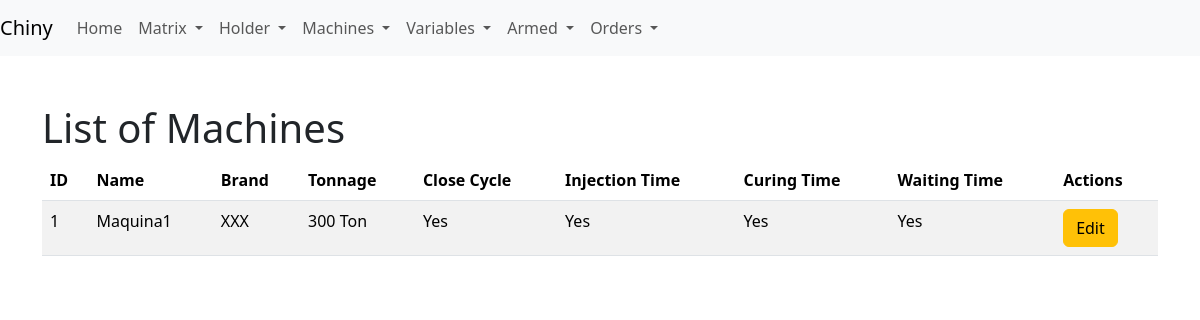
The page /list_machines on the database its author committed.
### app/models.py (models this page shows)
class Machine(db.Model):
    __tablename__ = 'machine'
    id = db.Column(db.Integer, primary_key=True)
    name = db.Column(db.String(30), unique=True)
    brand_machine = db.Column(db.String(119), nullable=False)
    ton = db.Column(db.Integer, nullable=False)
    has_close_cycle = db.Column(db.Boolean, default=False)
    has_injection_time = db.Column(db.Boolean, default=False)
    has_curing_time = db.Column(db.Boolean, default=False)
    has_waiting_time = db.Column(db.Boolean, default=False)
    productions = db.relationship('Production', backref='machine', lazy=True)  # backref 'machine'

### app/routes.py (the view)
@app.route('/list_machines')
def list_machines():
    machines = Machine.query.all()
    return render_template('list_machines.html', machines=machines)

### app/templates/list_machines.html (shortened to what this page needs)
<!DOCTYPE html>
<html lang="en">
<head>
    <link rel="stylesheet" href="{{ url_for('static', filename='css/bootstrap.min.css') }}">
</head>
<body>
    {% include 'navbar.html' %}
    <div class="container mt-5">
        <h1>List of Machines</h1>
        <table class="table table-striped">
            <thead>
                <tr>
                    <th>ID</th>
                    <th>Name</th>
                    <th>Brand</th>
                    <th>Tonnage</th>
                    <th>Close Cycle</th>
                    <th>Injection Time</th>
                    <th>Curing Time</th>
                    <th>Waiting Time</th>
                    <th>Actions</th>
                </tr>
            </thead>
            <tbody>
                {% for machine in machines %}
                <tr>
                    <td>{{ machine.id }}</td>
                    <td>{{ machine.name }}</td>
                    <td>{{ machine.brand_machine }}</td>
                    <td>{{ machine.ton }} Ton</td>
                    <td>{{ 'Yes' if machine.has_close_cycle else 'No' }}</td>
                    <td>{{ 'Yes' if machine.has_injection_time else 'No' }}</td>
                    <td>{{ 'Yes' if machine.has_curing_time else 'No' }}</td>
                    <td>{{ 'Yes' if machine.has_waiting_time else 'No' }}</td>
                    <td>
                        <a href="{{ url_for('edit_machine', machine_id=machine.id) }}" class="btn btn-warning">Edit</a>
                    </td>
                </tr>
                {% endfor %}
            </tbody>
        </table>
    </div>
</body>
</html>

### rows shown on the page
Machine: id "1", name "Maquina1", brand_machine "XXX", ton "300", has_close_cycle "Yes", has_injection_time "Yes", has_curing_time "Yes", has_waiting_time "Yes"
